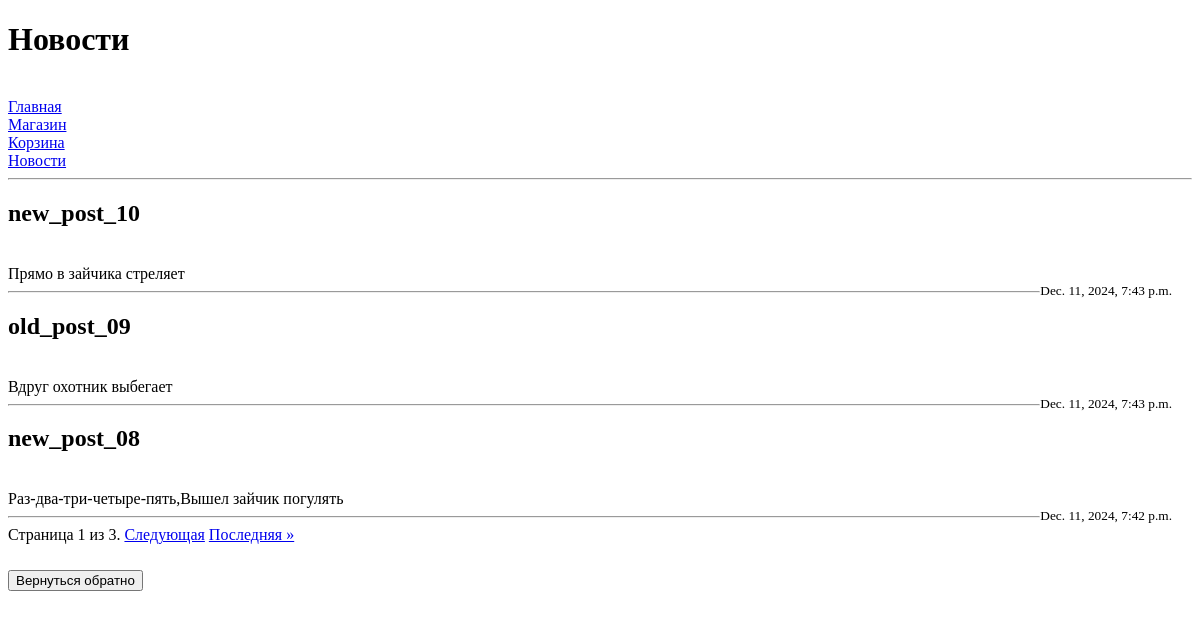
Before: /platform/news/ with the older database file.
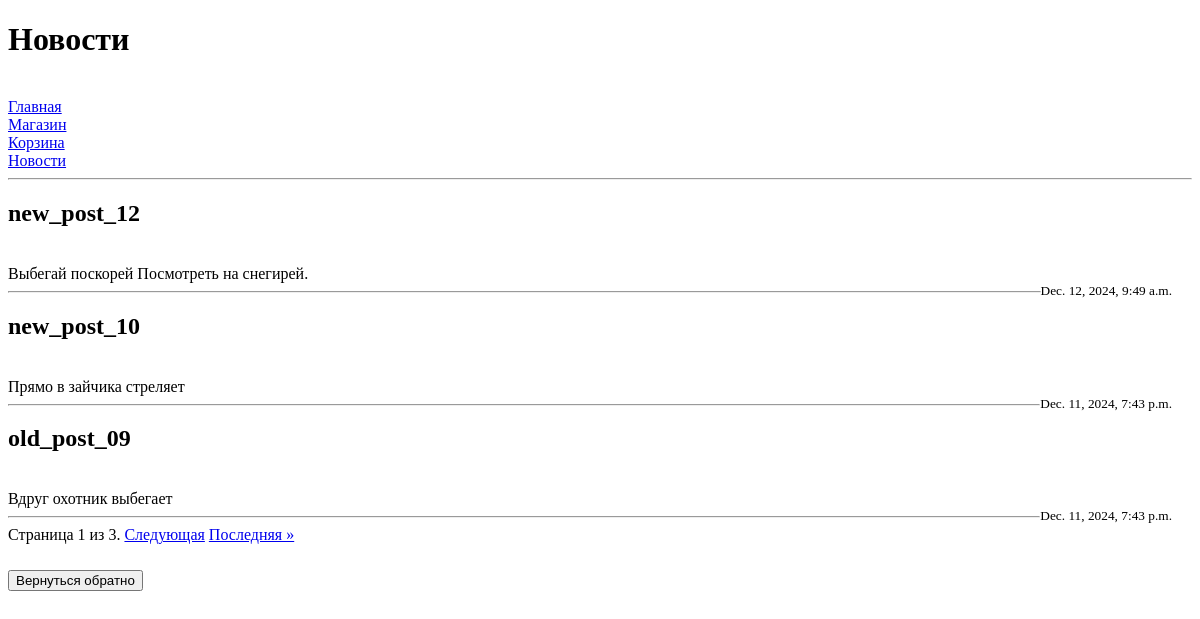
After: the same page with the newer database file.
### task1/models.py (models this page shows, shortened)
class Post(models.Model):
    objects = None
    title = models.CharField(max_length=55, verbose_name= 'Заголовок')
    content = models.TextField(verbose_name='Содержание')
    created_at = models.DateTimeField(auto_now_add=True, verbose_name='Дата создания')
    updated_at = models.DateTimeField(auto_now=True, verbose_name='Дата обновления')
    is_published = models.BooleanField(default=True, verbose_name='Опубликовано')

### task1/views.py (the view)
# urls.py: path('platform/news/', news_page),
def news_page(request):
    news = Post.objects.filter(is_published= True).order_by('-created_at')
    paginator = Paginator(news, 3)
    page_number = request.GET.get('page')
    page_obj = paginator.get_page(page_number)
    return render(request, 'news.html', {'news': page_obj})

### templates/task1/news.html (shortened to what this page needs)
{% extends "menu.html" %}
{% block page_name %}<h1>Новости</h1>{% endblock %}
{% block menu %}{{ block.super }}{% endblock %}
{% block content %}
    <hr>
    {% for new in news %}
        <h2>{{ new.title }}</h2>
        <br>
        {{ new.content }}
        <br>
        <small style="float: right; margin-right: 20px;">{{ new.created_at }}</small>
        <hr>
    {% endfor %}
    <div class="pagination">
        <span class="step-links">
            <span class="current">
                Страница {{ news.number }} из {{ news.paginator.num_pages }}.
            </span>
            {% if news.has_next %}
                <a href="?page={{ news.next_page_number }}">Следующая</a>
                <a href="?page={{ news.paginator.num_pages }}">Последняя &raquo;</a>
            {% endif %}
        </span>
    </div>
    <a href="http://127.0.0.1:8000"> <h2><button> Вернуться обратно </button></h2> </a>
{% endblock %}

Changed rows visible on the page:
no longer on this page (row unchanged): Post: title "new_post_08", content "Раз-два-три-четыре-пять,Вышел зайчик погулять", created_at "Dec. 11, 2024, 7:42 p.m."
added Post: title "new_post_12", content "Выбегай поскорей Посмотреть на снегирей.", created_at "Dec. 12, 2024, 9:49 a.m."
